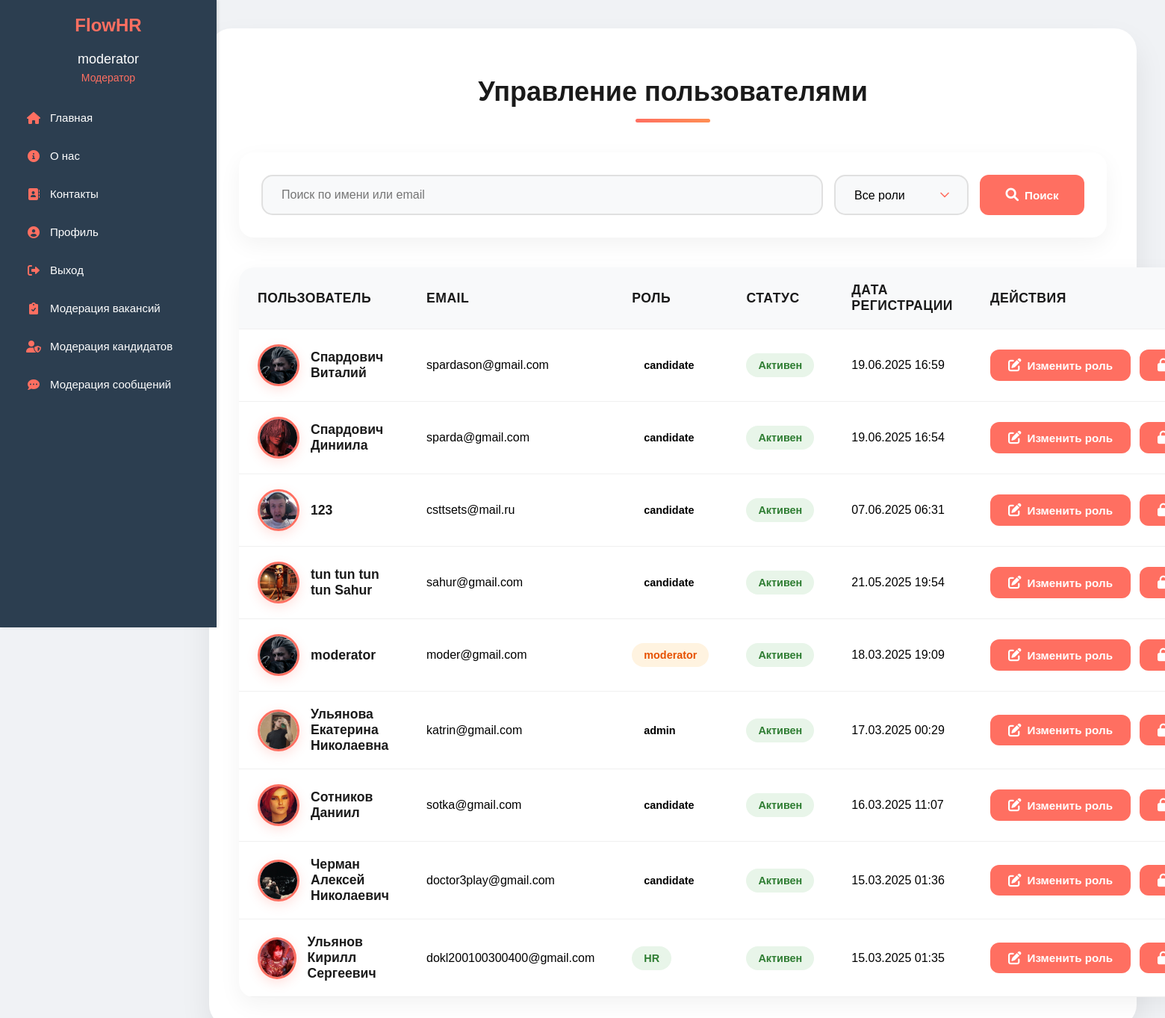
The page /public/manage_users.php (signed in) on the database its author committed.
### tables this page shows
CREATE TABLE `users` (
  `id` int NOT NULL,
  `name` varchar(255) NOT NULL,
  `email` varchar(255) NOT NULL,
  `login` varchar(100) NOT NULL,
  `password` varchar(255) NOT NULL,
  `role` enum('HR','candidate','admin','moderator') NOT NULL,
  `created_at` timestamp NULL DEFAULT CURRENT_TIMESTAMP,
  `avatar` varchar(255) DEFAULT 'default_avatar.png',
  `is_blocked` tinyint(1) DEFAULT '0',
  `blocked_until` timestamp NULL DEFAULT NULL,
  `age` int DEFAULT NULL,
  `phone` varchar(20) DEFAULT NULL,
  `city` varchar(100) DEFAULT NULL,
  `profile_completion` int DEFAULT '0'
);

### includes/header_logic.php (called while the page is built, shortened)
<?php
$user_id = $_SESSION['user_id'] ?? null;
$user_name = $_SESSION['user_name'] ?? 'Гость';
$user_role = $_SESSION['role'] ?? null;
$roleNames = [
    'HR' => 'HR-Специалист',
    'candidate' => 'Кандидат',
    'moderator' => 'Модератор',
    'admin' => 'Администратор'
];
$roleText = $roleNames[$user_role] ?? 'Неизвестная роль';
 ?>

### public/manage_users.php (the view, shortened to what this page needs)
<?php
require __DIR__ . '/../includes/config.php';
$errors = [];
$users = [];
$search = '';
try {
    $query = "SELECT * FROM users WHERE 1=1";
    $params = [];
    $query .= " ORDER BY created_at DESC";
    $stmt = $pdo->prepare($query);
    $stmt->execute($params);
    $users = $stmt->fetchAll(PDO::FETCH_ASSOC);
} catch (PDOException $e) {
    $errors[] = "Ошибка при получении списка пользователей: " . $e->getMessage();
}
require __DIR__ . '/../includes/header.php';
?>
<!DOCTYPE html>
<html lang="ru">
<head>
    <link rel="stylesheet" href="https://cdnjs.cloudflare.com/ajax/libs/font-awesome/6.0.0/css/all.min.css">
</head>
<body>
    <div class="users-container">
        <h1 class="page-title">Управление пользователями</h1>
        <div class="filters">
            <form method="GET" class="search-form" style="display: flex; gap: 15px; flex: 1;">
                <input type="text"
                       name="search"
                       class="search-input"
                       placeholder="Поиск по имени или email"
                       value="<?= htmlspecialchars($search) ?>">
                <select name="role" class="role-select">
                    <option value="">Все роли</option>
                </select>
                <button type="submit" class="btn-action">
                    <i class="fas fa-search"></i> Поиск
                </button>
            </form>
        </div>
        <table class="users-table">
            <thead>
                <tr>
                    <th>Пользователь</th>
                    <th>Email</th>
                    <th>Роль</th>
                    <th>Статус</th>
                    <th>Дата регистрации</th>
                    <th>Действия</th>
                </tr>
            </thead>
            <tbody>
                <?php foreach ($users as $user): ?>
                    <tr>
                        <td>
                            <div class="user-name">
                                <img src="<?= htmlspecialchars($user['avatar'] ?: '../assets/img/default-avatar.png') ?>"
                                     alt="Avatar"
                                     class="user-avatar">
                                <?= htmlspecialchars($user['name']) ?>
                            </div>
                        </td>
                        <td><?= htmlspecialchars($user['email']) ?></td>
                        <td>
                            <span class="user-role role-<?= strtolower($user['role']) ?>">
                                <?= htmlspecialchars($user['role']) ?>
                            </span>
                        </td>
                        <td>
                            <span class="user-status <?= $user['is_blocked'] ? 'status-blocked' : 'status-active' ?>">
                                <?= $user['is_blocked'] ? 'Заблокирован' : 'Активен' ?>
                            </span>
                        </td>
                        <td><?= date('d.m.Y H:i', strtotime($user['created_at'])) ?></td>
                        <td>
                            <div class="action-buttons">
                                <button class="btn-action"
                                        onclick="showEditModal(<?= $user['id'] ?>, '<?= htmlspecialchars($user['role']) ?>')">
                                    <i class="fas fa-edit"></i> Изменить роль
                                </button>
                                <?php if ($user['is_blocked']): ?>
                                    <form method="POST" style="display: inline;">
                                        <input type="hidden" name="action" value="unblock">
                                        <input type="hidden" name="user_id" value="<?= $user['id'] ?>">
                                        <button type="submit" class="btn-action">
                                            <i class="fas fa-unlock"></i> Разблокировать
                                        </button>
                                    </form>
                                <?php else: ?>
                                    <form method="POST" style="display: inline;">
                                        <button type="submit" class="btn-action">
                                            <i class="fas fa-lock"></i> Заблокировать
                                        </button>
                                    </form>
                                <?php endif; ?>
                            </div>
                        </td>
                    </tr>
                <?php endforeach; ?>
            </tbody>
        </table>
    </div>
</body>
</html>

### includes/header.php (shortened to what this page needs)
<?php
require 'header_logic.php';
?>
<!DOCTYPE html>
<html lang="ru">
<head>
    <link rel="stylesheet" href="https://cdnjs.cloudflare.com/ajax/libs/font-awesome/6.0.0-beta3/css/all.min.css">
</head>
<body>
    <header id="sidebar">
        <div class="logo">FlowHR</div>
        <?php if ($user_id): ?>
            <div class="user-info">
                <h3><?php echo htmlspecialchars($user_name); ?></h3>
                <p><?php echo htmlspecialchars($roleText); ?></p>
            </div>
        <?php endif; ?>
        <nav>
            <a href="../index.php"><i class="fas fa-home"></i>Главная</a>
            <a href="../public/about.php"><i class="fas fa-info-circle"></i>О нас</a>
            <a href="../public/contacts.php"><i class="fas fa-address-book"></i>Контакты</a>
            <?php if (!$user_id): ?>
                <a href="../public/auth.php"><i class="fas fa-sign-in-alt"></i>Вход в систему</a>
            <?php else: ?>
                <a href="../public/profile.php"><i class="fas fa-user-circle"></i>Профиль</a>
                <a href="../public/logout.php"><i class="fas fa-sign-out-alt"></i>Выход</a>
                <?php if ($user_role === 'moderator'): ?>
                    <a href="../AModerator/moderate_vacancies.php"><i class="fas fa-clipboard-check"></i>Модерация вакансий</a>
                    <a href="../AModerator/moderate_candidates.php"><i class="fas fa-user-shield"></i>Модерация кандидатов</a>
                    <a href="../AModerator/moderate_messages.php"><i class="fas fa-comment-dots"></i>Модерация сообщений</a>
                <?php endif; ?>
            <?php endif; ?>
        </nav>
    </header>
</body>
</html>

### includes/header.php (style rules this page uses)
header { background: #2C3E50 !important; width: 250px !important; min-width: 250px !important; max-width: 250px !important; height: 100vh !important; position: fixed !important; left: 0 !important; top: 0 !important; display: flex !important; flex-direction: column !important; padding: 20px !important; box-shadow: 2px 0 4px rgba(0, 0, 0, 0.1) !important; transition: transform 0.3s ease !important; z-index: 1000 !important; transform: translateZ(0) !important; backface-visibility: hidden !important; perspective: 1000px !important; will-change: transform !important; }
body { margin-left: 250px !important; transition: margin-left 0.3s ease !important; min-height: 100vh !important; overflow-x: hidden !important; }
.logo { font-size: 24px !important; font-weight: bold !important; color: #FF6F61 !important; text-align: center !important; margin-bottom: 20px !important; }
.user-info { color: #FFFFFF !important; margin-bottom: 20px !important; text-align: center !important; width: 100% !important; padding: 0 10px !important; box-sizing: border-box !important; }
.user-info h3 { margin: 0 !important; font-size: 18px !important; font-weight: 500 !important; white-space: normal !important; overflow: hidden !important; text-overflow: ellipsis !important; max-width: 100% !important; line-height: 1.3 !important; display: -webkit-box !important; -webkit-line-clamp: 3 !important; -webkit-box-orient: vertical !important; word-wrap: break-word !important; hyphens: auto !important; }
.user-info p { margin: 5px 0 0 !important; font-size: 14px !important; color: #FF6F61 !important; white-space: nowrap !important; overflow: hidden !important; text-overflow: ellipsis !important; max-width: 100% !important; }
nav { display: flex !important; flex-direction: column !important; width: 100% !important; transform: translateZ(0) !important; backface-visibility: hidden !important; }
nav a { color: #FFFFFF !important; text-decoration: none !important; padding: 12px 15px !important; margin: 5px 0 !important; font-size: 15px !important; display: flex !important; align-items: center !important; border-radius: 8px !important; transition: all 0.3s ease !important; font-weight: 500 !important; width: 100% !important; box-sizing: border-box !important; transform: translateZ(0) !important; backface-visibility: hidden !important; }
nav a i { margin-right: 12px !important; width: 20px !important; text-align: center !important; font-size: 16px !important; flex-shrink: 0 !important; color: #FF6F61 !important; transition: all 0.3s ease !important; }
.fa-home, .fa-info-circle, .fa-map-marker-alt, .fa-sign-in-alt, .fa-user, .fa-sign-out-alt, .fa-comments, .fa-file-alt, .fa-briefcase, .fa-plus-circle, .fa-users, .fa-chart-line, .fa-clipboard-list, .fa-user-check, .fa-users-cog, .fa-tools, .fa-clipboard-check { color: #FF6F61 !important; transition: all 0.3s ease !important; }
header { animation: fadeIn 0.3s ease-in-out !important; }

### rows shown on the page
users: avatar (picture), name "Спардович Виталий", email "spardason@gmail.com", role "candidate", is_blocked "Активен", created_at "19.06.2025 16:59"
users: avatar (picture), name "Спардович Диниила", email "sparda@gmail.com", role "candidate", is_blocked "Активен", created_at "19.06.2025 16:54"
users: avatar (picture), name "123", email "csttsets@mail.ru", role "candidate", is_blocked "Активен", created_at "07.06.2025 06:31"
users: avatar (picture), name "tun tun tun tun Sahur", email "sahur@gmail.com", role "candidate", is_blocked "Активен", created_at "21.05.2025 19:54"
users: avatar (picture), name "moderator", email "moder@gmail.com", role "moderator", is_blocked "Активен", created_at "18.03.2025 19:09"
users: avatar (picture), name "Ульянова Екатерина Николаевна", email "katrin@gmail.com", role "admin", is_blocked "Активен", created_at "17.03.2025 00:29"
users: avatar (picture), name "Сотников Даниил", email "sotka@gmail.com", role "candidate", is_blocked "Активен", created_at "16.03.2025 11:07"
users: avatar (picture), name "Черман Алексей Николаевич", email "doctor3play@gmail.com", role "candidate", is_blocked "Активен", created_at "15.03.2025 01:36"
users: avatar (picture), name "Ульянов Кирилл Сергеевич", email "dokl200100300400@gmail.com", role "HR", is_blocked "Активен", created_at "15.03.2025 01:35"

### other values the page prints
$user_name "moderator"
$roleText "Модератор"
